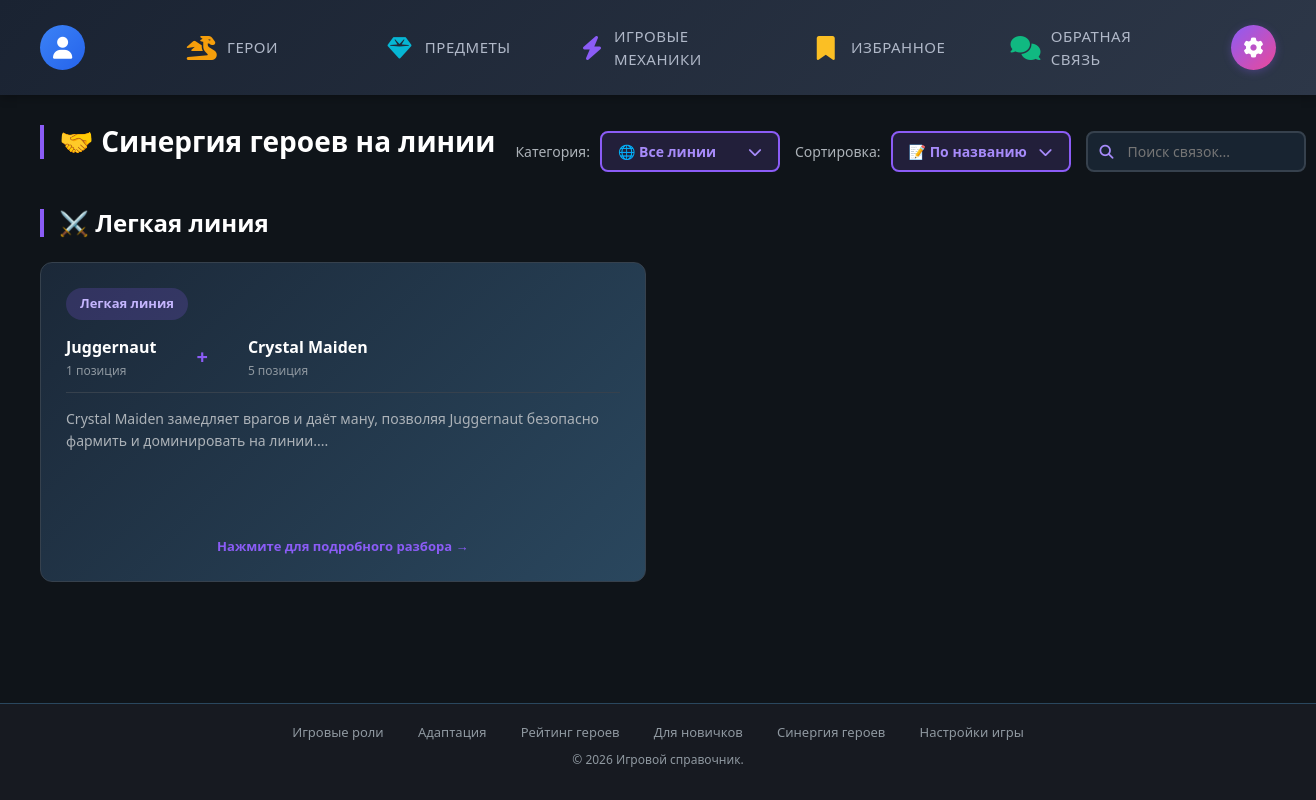
Page /sections/synergy/synergy.php (signed in) on the earlier database version.
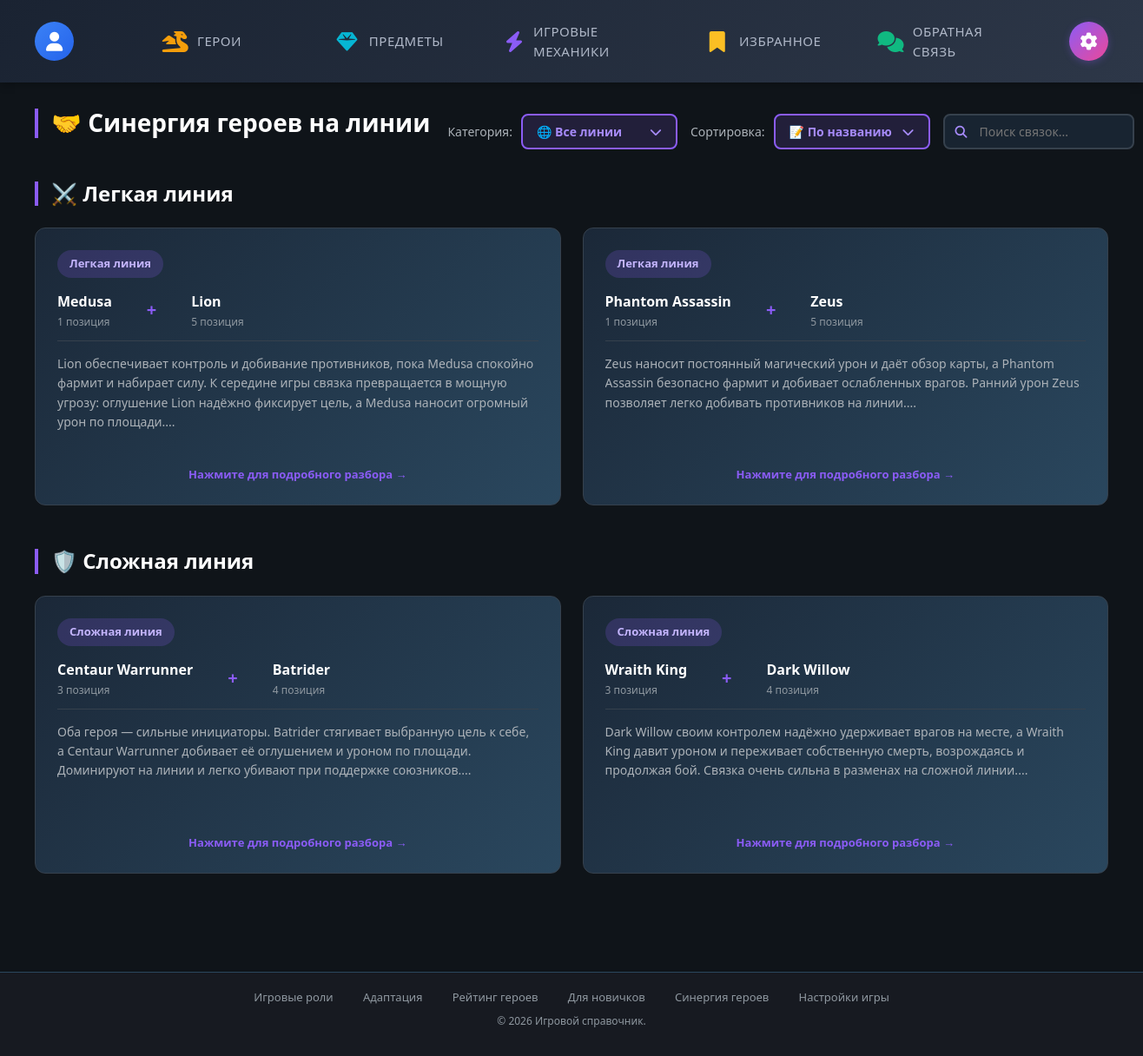
Same page on the later database version.
### tables this page shows
CREATE TABLE IF NOT EXISTS game_mechanic (
  id_game_mechanic INT AUTO_INCREMENT PRIMARY KEY,
  title VARCHAR(255) NOT NULL,
  category VARCHAR(100) NOT NULL,
  content TEXT NOT NULL,
  created_date DATETIME DEFAULT CURRENT_TIMESTAMP
);

### config/init.php (called while the page is built, shortened)
<?php
function isLoggedIn()
{
    return isset($_SESSION['user_id']);
}
function isAdmin()
{
    return isLoggedIn() && currentRole() === 'admin';
}

### sections/synergy/synergy.php (the view, shortened to what this page needs)
<?php
require_once __DIR__ . '/../../config/init.php';
$pdo = getDB();
$searchQuery    = $_GET['search'] ?? '';
$sortBy         = $_GET['sort'] ?? 'name';
$categoryFilter = $_GET['category'] ?? '';
$sql = "SELECT * FROM game_mechanic WHERE category = 'Синергия героев на линии'";
$params = [];
switch ($sortBy) {
    case 'name':
    default:     $sql .= " ORDER BY title ASC"; break;
}
$stmt = $pdo->prepare($sql);
$stmt->execute($params);
$allSynergies = $stmt->fetchAll();
$synergies = ['Легкая линия' => [], 'Сложная линия' => []];
foreach ($allSynergies as $syn) {
    if (preg_match('/Тип линии: (.+)/', $syn['content'], $match)) {
        $laneType = trim($match[1]);
        if (isset($synergies[$laneType])) {
            $synergies[$laneType][] = $syn;
        }
    }
}
$laneEmojis = ['Легкая линия' => '⚔️', 'Сложная линия' => '🛡️'];
$pageTitle = 'Синергия героев на линии';
$currentPage = '';
require_once __DIR__ . '/../../includes/header.php';
?>
<div class="page-header">
    <h1 class="page-title">🤝 <?= $pageTitle ?></h1>
    <div class="controls">
        <div class="filter-group">
            <span class="filter-label">Категория:</span>
            <div class="filter-dropdown">
                <button class="filter-btn" onclick="toggleSynergyFilter()">
                    <span id="currentFilterText"><?= !empty($categoryFilter) && isset($laneEmojis[$categoryFilter]) ? $laneEmojis[$categoryFilter] . ' ' . htmlspecialchars($categoryFilter) : '🌐 Все линии' ?></span>
                    <i class="fas fa-chevron-down"></i>
                </button>
            </div>
        </div>
        <div class="filter-group">
            <span class="filter-label">Сортировка:</span>
            <div class="sort-dropdown">
                <button class="sort-btn" onclick="toggleSynergySort()">
                    <span id="currentSortText"><?= $sortBy === 'date' ? '📅 По дате' : '📝 По названию' ?></span>
                    <i class="fas fa-chevron-down"></i>
                </button>
            </div>
        </div>
        <div class="search-box">
            <i class="fas fa-search search-icon"></i>
            <input type="text" class="search-input" id="searchInputSynergy" placeholder="Поиск связок..." value="<?= htmlspecialchars($searchQuery) ?>">
        </div>
    </div>
</div>
<?php $totalSynergies = array_sum(array_map('count', $synergies)); ?>
<?php if ($totalSynergies === 0): ?>
    <div class="no-results">
        <i class="fas fa-search"></i>
        <p>Записи не найдены</p>
    </div>
<?php else: ?>
    <?php foreach ($synergies as $laneType => $laneSynergies): ?>
        <?php if (empty($laneSynergies)) continue; ?>
        <div class="category-section">
            <h2 class="category-title"><?= $laneEmojis[$laneType] ?? '' ?> <?= htmlspecialchars($laneType) ?></h2>
            <div class="synergy-grid">
                <?php foreach ($laneSynergies as $syn): ?>
                    <a href="<?= BASE_URL ?>/sections/synergy/synergy_detail.php?id=<?= $syn['id_game_mechanic'] ?>" class="synergy-card">
                        <span class="lane-badge"><?= htmlspecialchars($laneType) ?></span>
                        <div class="heroes-row">
                            <?php
                            preg_match_all('/• (.+) \((\d+) позиция\)/', $syn['content'], $heroMatches, PREG_SET_ORDER);
                            $heroCount = count($heroMatches);
                            foreach ($heroMatches as $index => $hm): ?>
                                <div class="hero-item">
                                    <div class="hero-name"><?= htmlspecialchars($hm[1]) ?></div>
                                    <div class="hero-pos"><?= $hm[2] ?> позиция</div>
                                </div>
                                <?php if ($index < $heroCount - 1): ?>
                                    <div class="heroes-plus">+</div>
                                <?php endif; ?>
                            <?php endforeach; ?>
                        </div>
                        <?php
                        $desc = '';
                        if (preg_match('/Описание взаимодействия:\s*(.+)/s', $syn['content'], $descMatch)) {
                            $desc = trim($descMatch[1]);
                        }
                        ?>
                        <div class="preview"><?= htmlspecialchars(mb_substr($desc, 0, 280)) ?>...</div>
                        <div class="click-hint">Нажмите для подробного разбора →</div>
                    </a>
                <?php endforeach; ?>
            </div>
        </div>
    <?php endforeach; ?>
<?php endif; ?>
<?php require_once __DIR__ . '/../../includes/footer.php'; ?>

### includes/header.php (shortened to what this page needs)
<?php
require_once __DIR__ . '/../config/init.php';
$isAdminUser    = isAdmin();
?>
<!DOCTYPE html>
<html lang="ru">
<head>
    <link href="https://cdn.jsdelivr.net/npm/bootstrap@5.3.0/dist/css/bootstrap.min.css" rel="stylesheet">
    <link rel="stylesheet" href="https://cdnjs.cloudflare.com/ajax/libs/font-awesome/6.4.0/css/all.min.css">
    <link rel="stylesheet" href="<?= BASE_URL ?>/css/style.css">
    <link rel="stylesheet" href="<?= BASE_URL ?>/css/theme.css">
</head>
<body class="<?= !empty($currentPage) ? $currentPage . '-page' : '' ?>" <?= !empty($bodyAttrs) ? $bodyAttrs : '' ?>>
    <nav class="top-navbar">
        <div class="nav-left">
            <div class="user-icon-wrapper">
                <div class="user-icon"><i class="fas <?= $isAdminUser ? 'fa-user-shield' : 'fa-user' ?>"></i></div>
            </div>
            <div class="nav-buttons">
                <a href="<?= BASE_URL ?>/sections/heroes/heroes.php" class="nav-btn <?= $currentPage === 'heroes' ? 'active-page' : '' ?>"><span class="icon"><i class="fas fa-dragon" style="color: #f59e0b;"></i></span><span>Герои</span></a>
                <a href="<?= BASE_URL ?>/sections/items/items.php" class="nav-btn <?= $currentPage === 'items' ? 'active-page' : '' ?>"><span class="icon"><i class="fas fa-gem" style="color: #06b6d4;"></i></span><span>Предметы</span></a>
                <a href="<?= BASE_URL ?>/sections/mechanics/mechanics.php" class="nav-btn <?= $currentPage === 'mechanics' ? 'active-page' : '' ?>"><span class="icon"><i class="fas fa-bolt" style="color: #8b5cf6;"></i></span><span>Игровые механики</span></a>
                <a href="<?= BASE_URL ?>/account/favorites.php" class="nav-btn <?= $currentPage === 'favorites' ? 'active-page' : '' ?>"><span class="icon"><i class="fas fa-bookmark" style="color: #fbbf24;"></i></span><span>Избранное</span></a>
                <a href="<?= BASE_URL ?>/account/feedback.php" class="nav-btn <?= $currentPage === 'feedback' ? 'active-page' : '' ?>"><span class="icon"><i class="fas fa-comments" style="color: #10b981;"></i></span><span>Обратная связь</span></a>
            </div>
        </div>
        <div class="settings-icon" onclick="window.location.href='<?= BASE_URL ?>/account/site_settings.php'"><i class="fas fa-cog"></i></div>
    </nav>
    <div class="main-wrapper">

### includes/footer.php (shortened to what this page needs)
    </div>
    <footer class="footer-panel">
        <a href="<?= BASE_URL ?>/sections/roles/tactics.php">Игровые роли</a>
        <a href="<?= BASE_URL ?>/sections/adaptation/objects.php">Адаптация</a>
        <a href="<?= BASE_URL ?>/sections/rating/rating.php">Рейтинг героев</a>
        <a href="<?= BASE_URL ?>/sections/newbie/newbie.php">Для новичков</a>
        <a href="<?= BASE_URL ?>/sections/synergy/synergy.php">Синергия героев</a>
        <a href="<?= BASE_URL ?>/sections/settings/settings.php">Настройки игры</a>
        <p>&copy; 2026 Игровой справочник.</p>
    </footer>
</body>
</html>

### css/style.css (style rules this page uses)
* { margin: 0; padding: 0; box-sizing: border-box; }
body { background: #0f1419; color: #e0e0e0; font-family: 'Segoe UI', Tahoma, Geneva, Verdana, sans-serif; min-height: 100vh; display: flex; flex-direction: column; padding-bottom: 80px; }
.top-navbar { background: linear-gradient(135deg, #1a2332 0%, #2d3748 100%); padding: 15px 40px; display: flex; align-items: center; justify-content: space-between; box-shadow: 0 2px 10px rgba(0,0,0,0.3); position: sticky; top: 0; z-index: 1000; }
.nav-left { display: flex; align-items: center; flex: 1; }
.user-icon-wrapper { position: relative; cursor: pointer; margin-right: 40px; }
.user-icon { width: 45px; height: 45px; background: linear-gradient(135deg, #3b82f6, #2563eb); border-radius: 50%; display: flex; align-items: center; justify-content: center; transition: all 0.3s; }
.user-icon i { color: white; font-size: 22px; }
.nav-buttons { display: flex; justify-content: space-between; flex: 1; gap: 0; }
.nav-btn { color: #b0b8c8; text-decoration: none; font-weight: 500; font-size: 15px; padding: 10px 20px; border-radius: 8px; transition: all 0.3s; text-transform: uppercase; letter-spacing: 0.5px; display: flex; align-items: center; gap: 10px; flex: 1; justify-content: center; margin: 0 5px; }
.nav-btn .icon { font-size: 24px; width: 30px; height: 30px; display: flex; align-items: center; justify-content: center; }
.settings-icon { width: 45px; height: 45px; background: linear-gradient(135deg, #8b5cf6, #ec4899); border-radius: 50%; display: flex; align-items: center; justify-content: center; cursor: pointer; transition: all 0.3s; margin-left: 30px; box-shadow: 0 2px 8px rgba(139, 92, 246, 0.3); }
.settings-icon i { color: white; font-size: 20px; }
.main-wrapper { max-width: 1600px; width: 100%; margin: 0 auto; padding: 30px 40px 80px; display: block; }
.footer-panel { position: fixed; bottom: 0; left: 0; right: 0; background: #171a21; padding: 15px 25px; text-align: center; border-top: 1px solid #2a475e; width: 100%; z-index: 999; }
.footer-panel a { color: #8f98a0; text-decoration: none; margin: 0 15px; font-size: 13px; }
.footer-panel p { color: #8f98a0; margin-top: 8px; font-size: 12px; }
.page-header { display: flex; justify-content: space-between; align-items: center; margin-bottom: 20px; flex-wrap: wrap; gap: 15px; }
.page-title { color: #fff; font-size: 28px; font-weight: 700; border-left: 4px solid #f59e0b; padding-left: 15px; margin: 0; }
.controls { display: flex; gap: 15px; align-items: center; flex-wrap: nowrap; margin-left: auto; }
.filter-group { display: flex; align-items: center; gap: 10px; }
.filter-label { color: #acb2b8; font-size: 14px; font-weight: 500; }
.filter-dropdown { position: relative; }
.filter-btn { background: rgba(245,158,11,0.15); border: 2px solid #f59e0b; color: #fbbf24; padding: 8px 16px; border-radius: 8px; cursor: pointer; font-weight: 600; font-size: 14px; transition: all 0.3s; display: flex; align-items: center; gap: 8px; }
.search-box { position: relative; }
.search-input { background: rgba(27,40,56,0.8); border: 2px solid #36414d; color: #e0e0e0; padding: 8px 16px 8px 40px; border-radius: 8px; font-size: 14px; width: 220px; transition: all 0.3s; }
.search-icon { position: absolute; left: 14px; top: 50%; transform: translateY(-50%); color: #8f98a0; font-size: 14px; }
.hero-name { font-size: 14px; font-weight: 600; color: #fff; margin-bottom: 6px; }
.page-header { display: flex; justify-content: space-between; align-items: center; gap: 20px; margin-bottom: 30px; flex-wrap: nowrap; }
.page-title { color: #fff; font-size: 28px; font-weight: 700; border-left: 4px solid #8b5cf6; padding-left: 15px; margin: 0; white-space: nowrap; }
.controls { display: flex; gap: 15px; align-items: center; margin-left: auto; white-space: nowrap; }
.filter-label { color: #acb2b8; font-size: 14px; font-weight: 500; white-space: nowrap; }
.filter-dropdown, .sort-dropdown { position: relative; }
.filter-btn, .sort-btn { background: rgba(139,92,246,0.15); border: 2px solid #8b5cf6; color: #a78bfa; padding: 8px 16px; border-radius: 8px; cursor: pointer; font-weight: 600; font-size: 14px; transition: all 0.3s; display: flex; align-items: center; gap: 8px; min-width: 180px; justify-content: space-between; }
.page-title { margin-bottom: 20px !important; }

### includes/header.php (style rules this page uses)
html { overflow-y: scroll; }

Differences in the rows shown:
no longer on this page (row edited): game_mechanic: laneType "Легкая линия", hm "Juggernaut", hm "1", hm "Crystal Maiden", hm "5", desc "Crystal Maiden замедляет врагов и даёт ману, позволяя Juggernaut безопасно фармить и доминировать на линии."
added game_mechanic: laneType "Легкая линия", hm "Medusa", hm "1", hm "Lion", hm "5", desc "Lion обеспечивает контроль и добивание противников, пока Medusa спокойно фармит и набирает силу. К середине игры связка превращается в мощную угрозу: оглушение Lion надёжно фиксирует цель, а Medusa наносит огромный урон по площади."
added game_mechanic: laneType "Легкая линия", hm "Phantom Assassin", hm "1", hm "Zeus", hm "5", desc "Zeus наносит постоянный магический урон и даёт обзор карты, а Phantom Assassin безопасно фармит и добивает ослабленных врагов. Ранний урон Zeus позволяет легко добивать противников на линии."
added game_mechanic: laneType "Сложная линия", hm "Centaur Warrunner", hm "3", hm "Batrider", hm "4", desc "Оба героя — сильные инициаторы. Batrider стягивает выбранную цель к себе, а Centaur Warrunner добивает её оглушением и уроном по площади. Доминируют на линии и легко убивают при поддержке союзников."
added game_mechanic: laneType "Сложная линия", hm "Wraith King", hm "3", hm "Dark Willow", hm "4", desc "Dark Willow своим контролем надёжно удерживает врагов на месте, а Wraith King давит уроном и переживает собственную смерть, возрождаясь и продолжая бой. Связка очень сильна в разменах на сложной линии."
Other differences:
new list line: "🛡️ Сложная линия"
